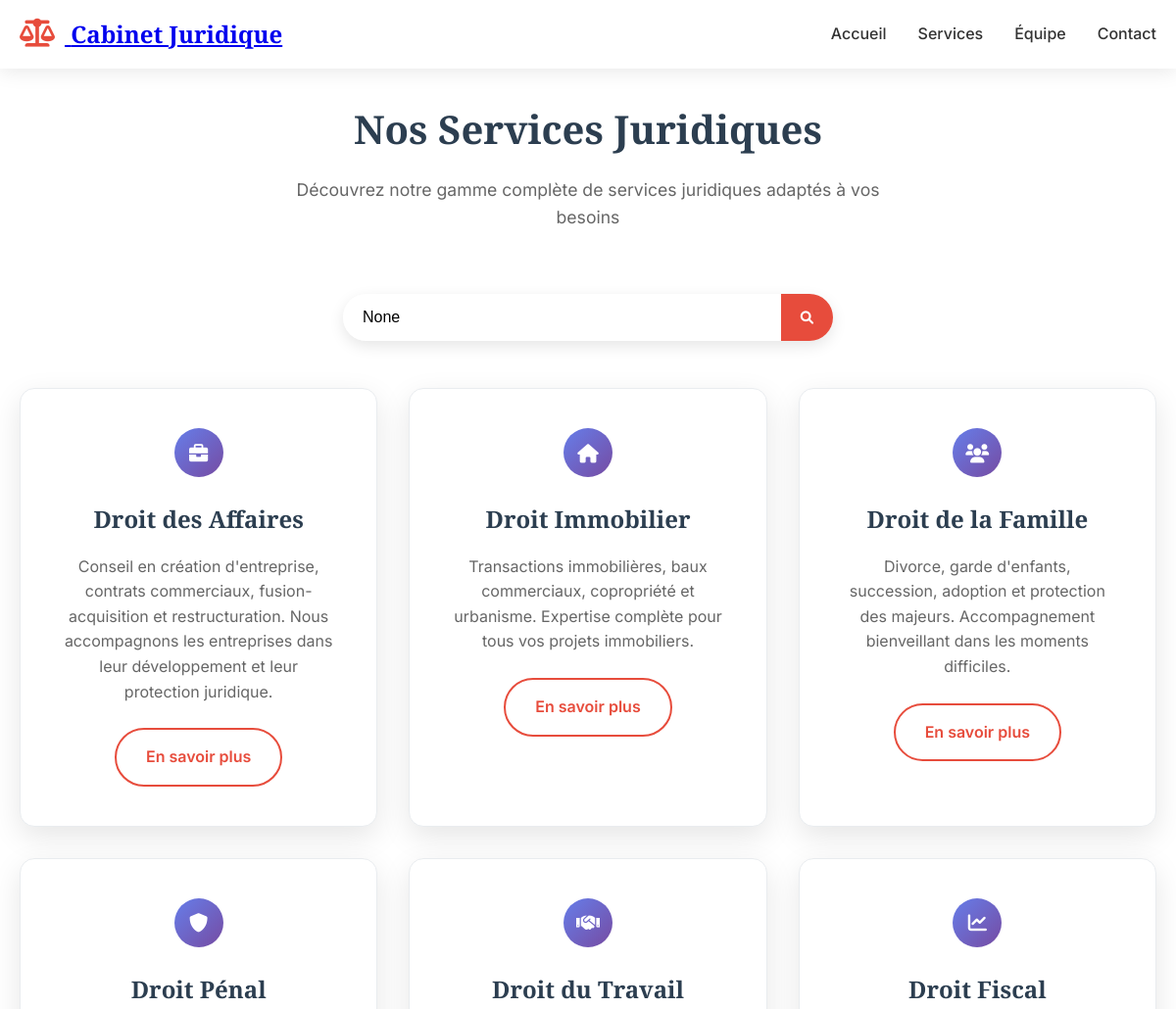
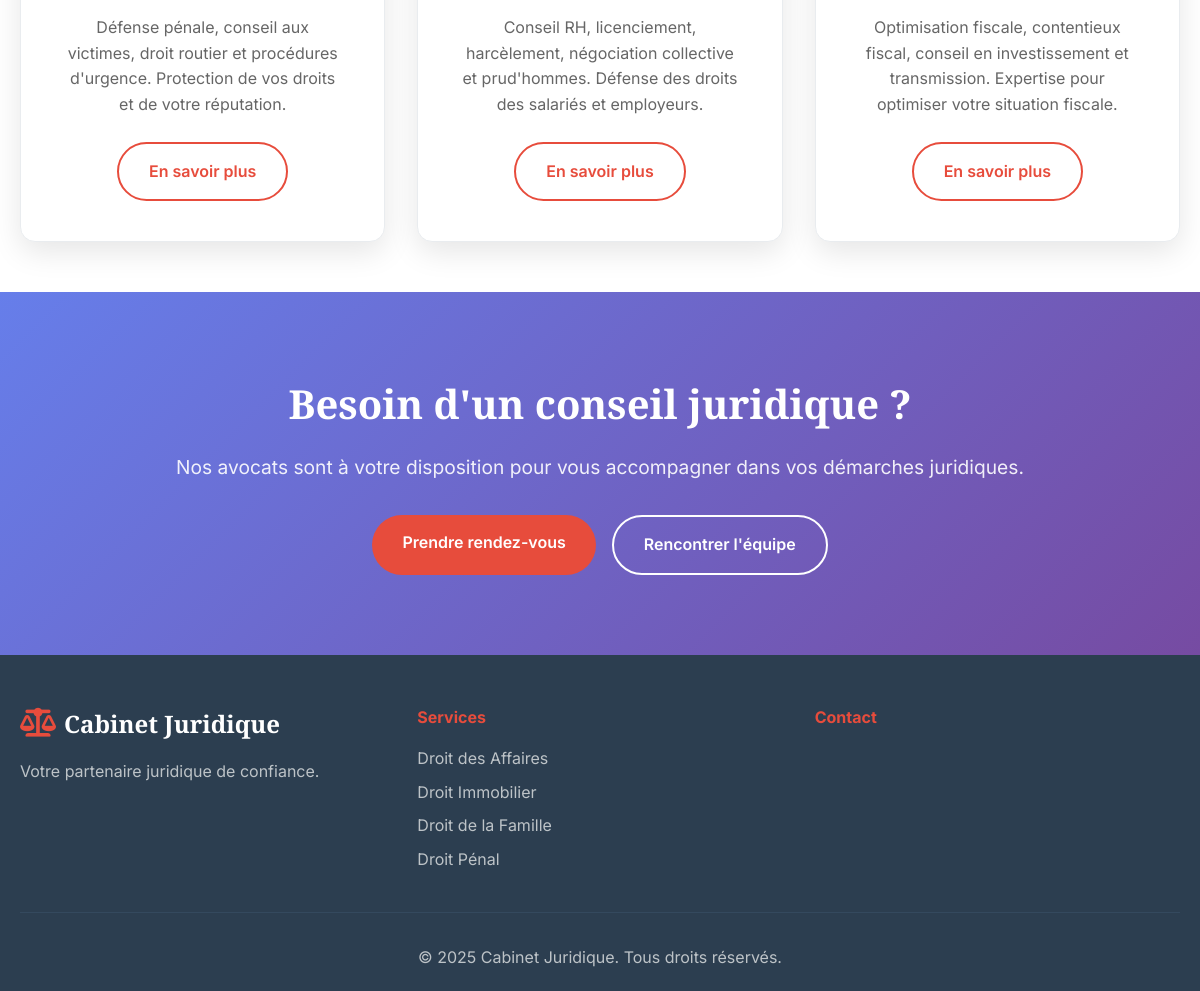
Page /services/ on the committed database (2 pictures, top to bottom).
### website/models.py (models this page shows, shortened)
class Service(models.Model):
    nom = models.CharField(max_length=100, verbose_name="Nom du service")
    description = models.TextField(verbose_name="Description")
    description_courte = models.TextField(
        max_length=200,
        verbose_name="Description courte",
        help_text="Description affichée sur la page d'accueil",
        blank=True
    )
    icone = models.CharField(
        max_length=50,
        default="fas fa-briefcase",
        help_text="Classe Font Awesome pour l'icône (ex: fas fa-briefcase)"
    )
    ordre_affichage = models.PositiveIntegerField(
        default=0,
        verbose_name="Ordre d'affichage"
    )
    actif = models.BooleanField(default=True, verbose_name="Actif")
    date_creation = models.DateTimeField(auto_now_add=True, verbose_name="Date de création", null=True, blank=True)
    date_modification = models.DateTimeField(auto_now=True, verbose_name="Date de modification", null=True, blank=True)
    class Meta:
        verbose_name = "Service"
        verbose_name_plural = "Services"
        ordering = ['ordre_affichage', 'nom']

### website/views.py (the view)
# urls.py: path('services/', views.services, name='services'),
def services(request):
    services_list = Service.objects.filter(actif=True)
    search_query = request.GET.get('search')
    if search_query:
        services_list = services_list.filter(
            Q(nom__icontains=search_query) |
            Q(description__icontains=search_query)
        )
    context = {
        'services': services_list,
        'search_query': search_query,
    }
    return render(request, 'website/services.html', context)

### templates/website/services.html (shortened to what this page needs)
{% extends 'base.html' %}
{% load static %}
{% block content %}
<section class="services-page">
    <div class="container">
        <div class="page-header">
            <h1>Nos Services Juridiques</h1>
            <p>Découvrez notre gamme complète de services juridiques adaptés à vos besoins</p>
        </div>
        <div class="search-bar">
            <form method="get" class="search-form">
                <div class="search-input-group">
                    <input type="text" name="search" value="{{ search_query }}" placeholder="Rechercher un service..." class="search-input">
                    <button type="submit" class="search-btn">
                        <i class="fas fa-search"></i>
                    </button>
                </div>
            </form>
        </div>
        <div class="services-grid">
            {% for service in services %}
                <div class="service-card">
                    <div class="service-icon">
                        <i class="{{ service.icone }}"></i>
                    </div>
                    <h3>{{ service.nom }}</h3>
                    <p>{{ service.description|truncatewords:25 }}</p>
                    <a href="{% url 'website:service_detail' service.id %}" class="btn btn-outline">En savoir plus</a>
                </div>
            {% endfor %}
        </div>
    </div>
</section>
<section class="cta-section">
    <div class="container">
        <div class="cta-content">
            <h2>Besoin d'un conseil juridique ?</h2>
            <p>Nos avocats sont à votre disposition pour vous accompagner dans vos démarches juridiques.</p>
            <div class="cta-buttons">
                <a href="{% url 'website:contact' %}" class="btn btn-primary">Prendre rendez-vous</a>
                <a href="{% url 'website:equipe' %}" class="btn btn-secondary">Rencontrer l'équipe</a>
            </div>
        </div>
    </div>
</section>
{% endblock %}

### templates/base.html (shortened to what this page needs)
<!DOCTYPE html>
<html lang="fr">
<head>
    {% load static %}
    <link rel="stylesheet" href="{% static 'css/styles.css' %}">
    <link rel="stylesheet" href="{% static 'css/fontawesome-fix.css' %}">
    <link rel="stylesheet" href="https://cdnjs.cloudflare.com/ajax/libs/font-awesome/6.0.0/css/all.min.css">
</head>
<body>
    <nav class="navbar">
        <div class="nav-container">
            <div class="nav-logo">
                <a href="{% url 'website:home' %}">
                    <i class="fas fa-balance-scale"></i>
                    <span>{{ cabinet_info.nom_cabinet|default:"Cabinet Juridique" }}</span>
                </a>
            </div>
            <ul class="nav-menu">
                <li class="nav-item">
                    <a href="{% url 'website:home' %}" class="nav-link">Accueil</a>
                </li>
                <li class="nav-item">
                    <a href="{% url 'website:services' %}" class="nav-link">Services</a>
                </li>
                <li class="nav-item">
                    <a href="{% url 'website:equipe' %}" class="nav-link">Équipe</a>
                </li>
                <li class="nav-item">
                    <a href="{% url 'website:contact' %}" class="nav-link">Contact</a>
                </li>
            </ul>
        </div>
    </nav>
    <main>
        {% block content %}{% endblock %}
    </main>
    <footer class="footer">
        <div class="container">
            <div class="footer-content">
                <div class="footer-section">
                    <div class="footer-logo">
                        <i class="fas fa-balance-scale"></i>
                        <span>{{ cabinet_info.nom_cabinet|default:"Cabinet Juridique" }}</span>
                    </div>
                    <p>{{ cabinet_info.description|default:"Votre partenaire juridique de confiance." }}</p>
                </div>
                <div class="footer-section">
                    <h4>Services</h4>
                    <ul>
                        {% for service in services|slice:":4" %}
                            <li><a href="{% url 'website:service_detail' service.id %}">{{ service.nom }}</a></li>
                        {% endfor %}
                    </ul>
                </div>
                <div class="footer-section">
                    <h4>Contact</h4>
                </div>
            </div>
            <div class="footer-bottom">
                <p>&copy; {% now "Y" %} {{ cabinet_info.nom_cabinet|default:"Cabinet Juridique" }}. Tous droits réservés.</p>
            </div>
        </div>
    </footer>
</body>
</html>

### rows in the picture
Service: nom "Droit des Affaires", description "Conseil en création d'entreprise, contrats commerciaux, fusion-acquisition et restructuration. Nous accompagnons les entreprises dans leur développement et leur protection juridique."
Service: nom "Droit Immobilier", description "Transactions immobilières, baux commerciaux, copropriété et urbanisme. Expertise complète pour tous vos projets immobiliers."
Service: nom "Droit de la Famille", description "Divorce, garde d'enfants, succession, adoption et protection des majeurs. Accompagnement bienveillant dans les moments difficiles."
Service: nom "Droit Pénal", description "Défense pénale, conseil aux victimes, droit routier et procédures d'urgence. Protection de vos droits et de votre réputation."
Service: nom "Droit du Travail", description "Conseil RH, licenciement, harcèlement, négociation collective et prud'hommes. Défense des droits des salariés et employeurs."
Service: nom "Droit Fiscal", description "Optimisation fiscale, contentieux fiscal, conseil en investissement et transmission. Expertise pour optimiser votre situation fiscale."

### other values in the picture
{{ cabinet_info.nom_cabinet|default:"Cabinet Juridique" }} "Cabinet Juridique"
